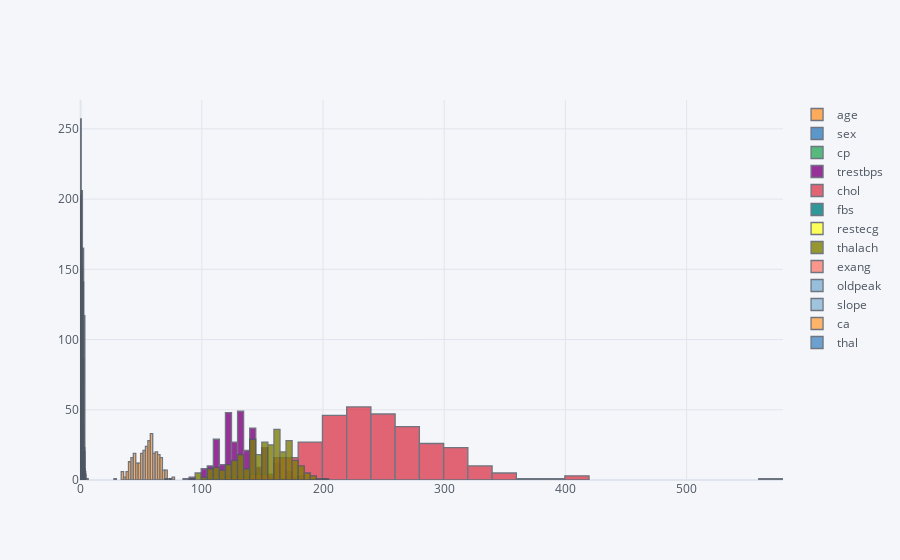

Notebook code for this chart:
### Code cell
df[numerical].iplot(kind='hist')

### Figure 1 — Plotly figure (JSON) as saved in the notebook; plotly's stock layout.template omitted (floating-point values rounded to 4 significant figures; data arrays with more than 128 entries replaced by an {"elided": "..."} marker saying what was removed)
{"data": [{"histfunc": "count", "histnorm": "", "marker": {"color": "rgba(255, 153, 51, 1.0)", "line": {"color": "#4D5663", "width": 1.3}}, "name": "age", "opacity": 0.8, "orientation": "v", "x": {"elided": "302 int values"}, "type": "histogram"}, {"histfunc": "count", "histnorm": "", "marker": {"color": "rgba(55, 128, 191, 1.0)", "line": {"color": "#4D5663", "width": 1.3}}, "name": "sex", "opacity": 0.8, "orientation": "v", "x": {"elided": "302 int values"}, "type": "histogram"}, {"histfunc": "count", "histnorm": "", "marker": {"color": "rgba(50, 171, 96, 1.0)", "line": {"color": "#4D5663", "width": 1.3}}, "name": "cp", "opacity": 0.8, "orientation": "v", "x": {"elided": "302 int values"}, "type": "histogram"}, {"histfunc": "count", "histnorm": "", "marker": {"color": "rgba(128, 0, 128, 1.0)", "line": {"color": "#4D5663", "width": 1.3}}, "name": "trestbps", "opacity": 0.8, "orientation": "v", "x": {"elided": "302 int values"}, "type": "histogram"}, {"histfunc": "count", "histnorm": "", "marker": {"color": "rgba(219, 64, 82, 1.0)", "line": {"color": "#4D5663", "width": 1.3}}, "name": "chol", "opacity": 0.8, "orientation": "v", "x": {"elided": "302 int values"}, "type": "histogram"}, {"histfunc": "count", "histnorm": "", "marker": {"color": "rgba(0, 128, 128, 1.0)", "line": {"color": "#4D5663", "width": 1.3}}, "name": "fbs", "opacity": 0.8, "orientation": "v", "x": {"elided": "302 int values"}, "type": "histogram"}, {"histfunc": "count", "histnorm": "", "marker": {"color": "rgba(255, 255, 51, 1.0)", "line": {"color": "#4D5663", "width": 1.3}}, "name": "restecg", "opacity": 0.8, "orientation": "v", "x": {"elided": "302 int values"}, "type": "histogram"}, {"histfunc": "count", "histnorm": "", "marker": {"color": "rgba(128, 128, 0, 1.0)", "line": {"color": "#4D5663", "width": 1.3}}, "name": "thalach", "opacity": 0.8, "orientation": "v", "x": {"elided": "302 int values"}, "type": "histogram"}, {"histfunc": "count", "histnorm": "", "marker": {"color": "rgba(251, 128, 114, 1.0)", "line": {"color": "#4D5663", "width": 1.3}}, "name": "exang", "opacity": 0.8, "orientation": "v", "x": {"elided": "302 int values"}, "type": "histogram"}, {"histfunc": "count", "histnorm": "", "marker": {"color": "rgba(128, 177, 211, 1.0)", "line": {"color": "#4D5663", "width": 1.3}}, "name": "oldpeak", "opacity": 0.8, "orientation": "v", "x": {"elided": "302 float values"}, "type": "histogram"}, {"histfunc": "count", "histnorm": "", "marker": {"color": "rgba(128, 177, 211, 0.8999999999999999)", "line": {"color": "#4D5663", "width": 1.3}}, "name": "slope", "opacity": 0.8, "orientation": "v", "x": {"elided": "302 int values"}, "type": "histogram"}, {"histfunc": "count", "histnorm": "", "marker": {"color": "rgba(255, 153, 51, 0.8999999999999999)", "line": {"color": "#4D5663", "width": 1.3}}, "name": "ca", "opacity": 0.8, "orientation": "v", "x": {"elided": "302 int values"}, "type": "histogram"}, {"histfunc": "count", "histnorm": "", "marker": {"color": "rgba(55, 128, 191, 0.8999999999999999)", "line": {"color": "#4D5663", "width": 1.3}}, "name": "thal", "opacity": 0.8, "orientation": "v", "x": {"elided": "302 int values"}, "type": "histogram"}], "layout": {"barmode": "overlay", "legend": {"bgcolor": "#F5F6F9", "font": {"color": "#4D5663"}}, "paper_bgcolor": "#F5F6F9", "plot_bgcolor": "#F5F6F9", "title": {"font": {"color": "#4D5663"}}, "xaxis": {"gridcolor": "#E1E5ED", "showgrid": true, "tickfont": {"color": "#4D5663"}, "title": {"font": {"color": "#4D5663"}, "text": ""}, "zerolinecolor": "#E1E5ED"}, "yaxis": {"gridcolor": "#E1E5ED", "showgrid": true, "tickfont": {"color": "#4D5663"}, "title": {"font": {"color": "#4D5663"}, "text": ""}, "zerolinecolor": "#E1E5ED"}}}
